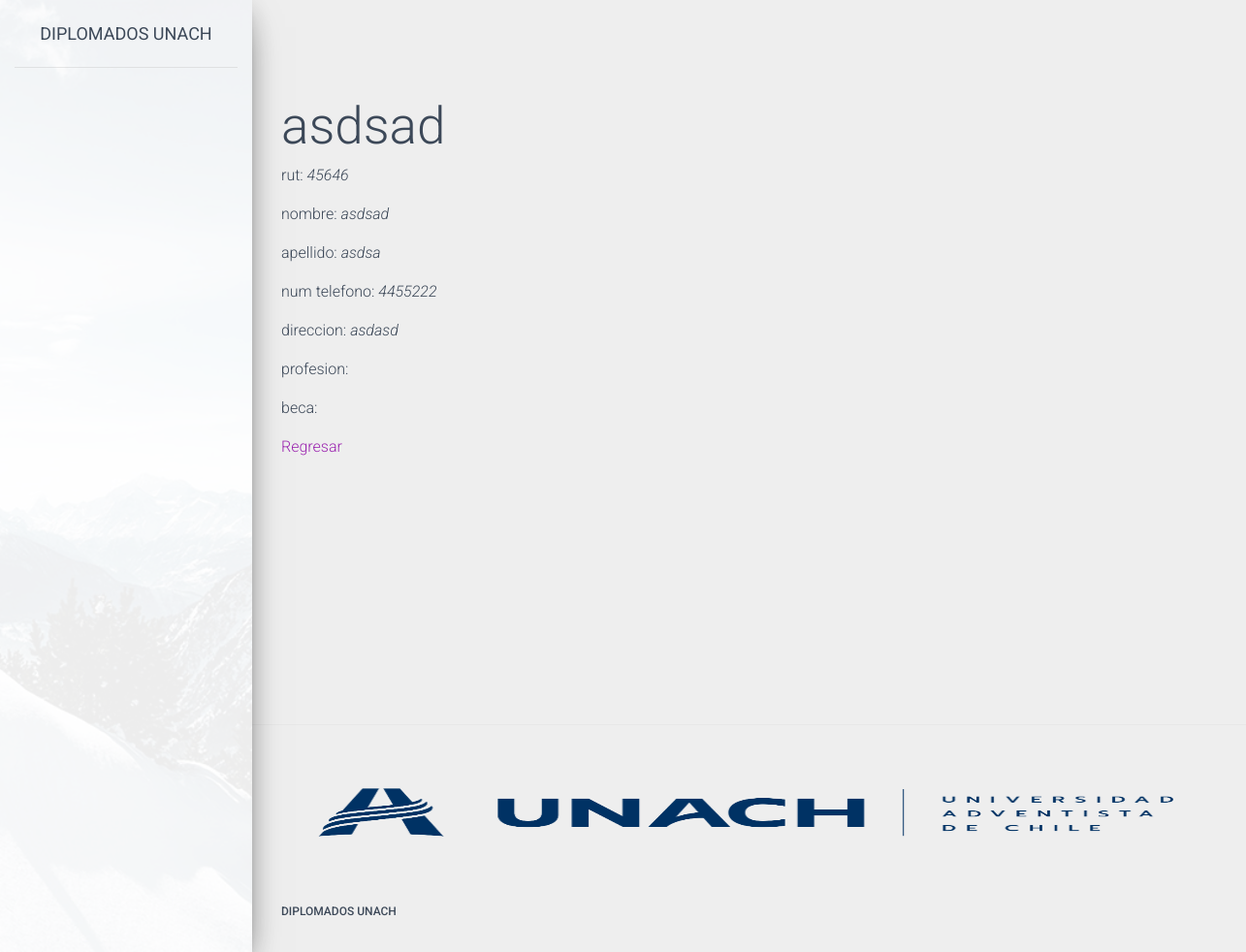
Page /artemis/Estudiantes/45646 on the committed database.
### artemis/models.py (models this page shows, shortened)
class Estudiantes(models.Model):
    rut_estudiante = models.CharField(max_length=20,primary_key=True)
    nombre_estudiante = models.CharField(max_length=30)
    apellido_estudiante = models.CharField(max_length=20)
    num_tel_estudiante = models.IntegerField()
    direccion_estudiante = models.CharField(max_length=30)
    profesion = models.ForeignKey(Profesiones, on_delete= models.CASCADE)
    beca = models.ForeignKey(Becas, on_delete=models.CASCADE)

### artemis/views.py (the view)
# urls.py: path('Estudiantes/<str:pk>', Detalle_estudiante.as_view(), name='student_detail'),
class Detalle_estudiante(DetailView):
    model = Estudiantes
    template_name = 'cruds/student_detail.html'

### artemis/templates/cruds/student_detail.html (shortened to what this page needs)
{% extends "base.html" %}
{% block content %}
<h1>{{ object.nombre_estudiante }}</h1>
<p>rut: <i>{{ object.rut_estudiante }}</i></p>
<p>nombre: <i>{{ object.nombre_estudiante }}</i></p>
<p>apellido: <i>{{ object.apellido_estudiante }}</i></p>
<p>num telefono: <i>{{ object.num_tel_estudiante }}</i></p>
<p>direccion: <i>{{ object.direccion_estudiante }}</i></p>
<p>profesion: </p>
<p>beca: </p>
<p>
    <a href="{% url "artemis:index" %}">Regresar</a>
</p>
{%endblock content%}

### rows in the picture
Estudiantes: nombre_estudiante "asdsad", rut_estudiante "45646", apellido_estudiante "asdsa", num_tel_estudiante "4455222", direccion_estudiante "asdasd"
